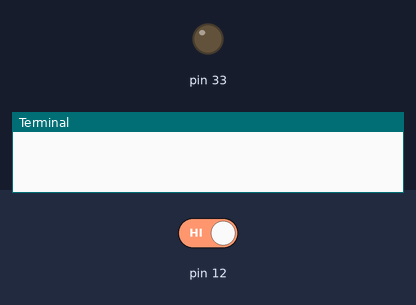
This program was run on a simulated Raspberry Pi (header pin numbers). Parts: output pins drawn as LEDs (lit = HIGH), the last lines printed to the terminal. The test bench sets the inputs (shaded band); at power-on: pin 12 HIGH.

Above: at 1.2 s.
1.3 s: pin 12 driven LOW
At 4.05 s:
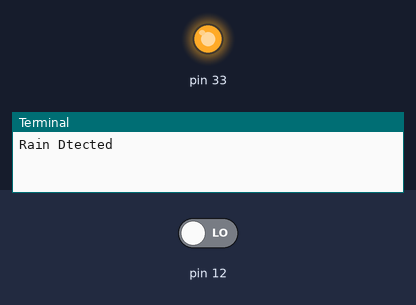
4.8 s: pin 12 driven HIGH
At 5.7 s:
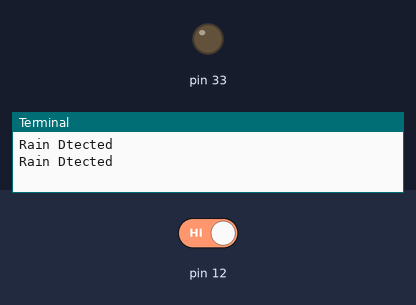
Timing chart, 0 to 7.8 s (numbered marks = the images above; inputs shaded):
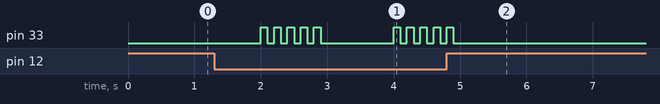

Measured:
- after the input at 1.3 s, pin 33: goes 4 × (HIGH 0.10 s, LOW 0.10 s), HIGH 0.10 s, LOW 1.1 s, 3 × (HIGH 0.10 s, LOW 0.10 s), HIGH 0.10 s, then LOW, starting after 0.70 s
- after the input at 4.8 s, pin 33: goes on until 4.9 s, then stays LOW

The program:

MH-RD.py
```python
import time
import RPi.GPIO as GPIO
from time import sleep

GPIO.setwarnings(False)
GPIO.setmode(GPIO.BOARD)
GPIO.setup(12, GPIO.IN)
GPIO.setup(33, GPIO.OUT)

def buzz_now(iterations):
    for x in range(iterations):
        GPIO.output(33, True)
        sleep(0.1)
        GPIO.output(33, False)
        sleep(0.1)

# buzz_now(1)

try:
    while True:
        # print(GPIO.input(8))
        if GPIO.input(12) == 0:  # 1
            buzz_now(5)
            print("Rain Dtected")
        time.sleep(1)
except:
    GPIO.cleanup()
```
